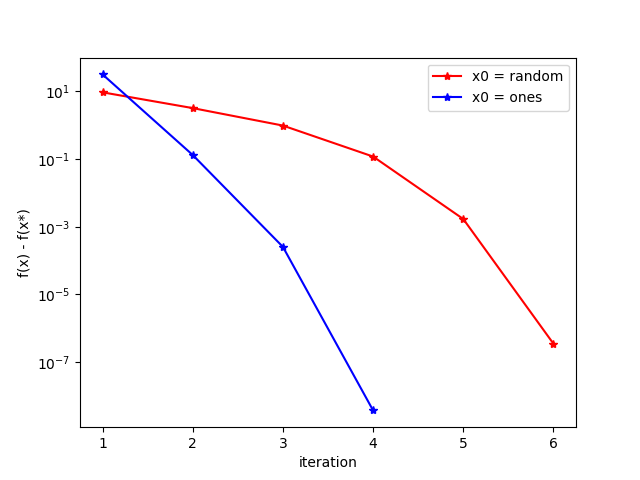

This chart was generated by the following Python code:
import numpy as np
import matplotlib.pyplot as plt

seed = 123
np.random.seed(seed)

MAXITERS = 1000
ALPHA = 0.01
BETA = 0.5
RESTOL = 1e-7

def optimize(x0, A, b):
    n = len(x0)
    p = A.shape[0]
    x = x0.copy()
    nu = np.zeros(p)
    vals = []
    resdls = []
    for _ in range(MAXITERS):
        val = np.dot(x, np.log(x))
        vals.append(val)
        r = np.concatenate([1 + np.log(x) + np.dot(A.T, nu), np.dot(A, x) - b])
        resdls.append(np.linalg.norm(r))
        sol = -np.linalg.solve(np.block([[np.diag(1.0 / x), A.T], [A, np.zeros((p, p))]]), r)
        Dx = sol[:n]
        Dnu = sol[n:]

        if np.linalg.norm(r) < RESTOL:
            break

        t = 1
        while np.min(x + t * Dx) <= 0:
            t = BETA * t

        while np.linalg.norm(np.concatenate([1 + np.log(x + t * Dx) + np.dot(A.T, nu + t * Dnu), np.dot(A, x + t * Dx) - b])) > (1 - ALPHA * t) * np.linalg.norm(r):
            t = BETA * t

        x += t * Dx
        nu += t * Dnu

    vals.append(np.dot(x, np.log(x)))

    return x, vals


if __name__ == '__main__':
    n = 100
    p = 30
    # 生成p*n的满秩矩阵
    while True:
        A = np.random.rand(p, n)
        if np.linalg.matrix_rank(A) == p:
            break

    x0 = np.random.rand(n)

    b = np.dot(A, x0)

    x_1, vals_1 = optimize(x0, A, b)

    x0 = np.ones(n)
    x_2, vals_2 = optimize(x0, A, b)

    res_1 = [vals_1[i] - vals_1[-1] for i in range(len(vals_1) - 1)]
    res_2 = [vals_2[i] - vals_2[-1] for i in range(len(vals_2) - 1)]

    plt.plot([i+1 for i in range(6)], res_1[:6], 'r*-', label='x0 = random')
    plt.plot([i+1 for i in range(4)], res_2[:4], 'b*-', label='x0 = ones')
    plt.xlabel('iteration')
    plt.ylabel('f(x) - f(x*)')
    plt.yscale('log')
    plt.legend()
    plt.show()
